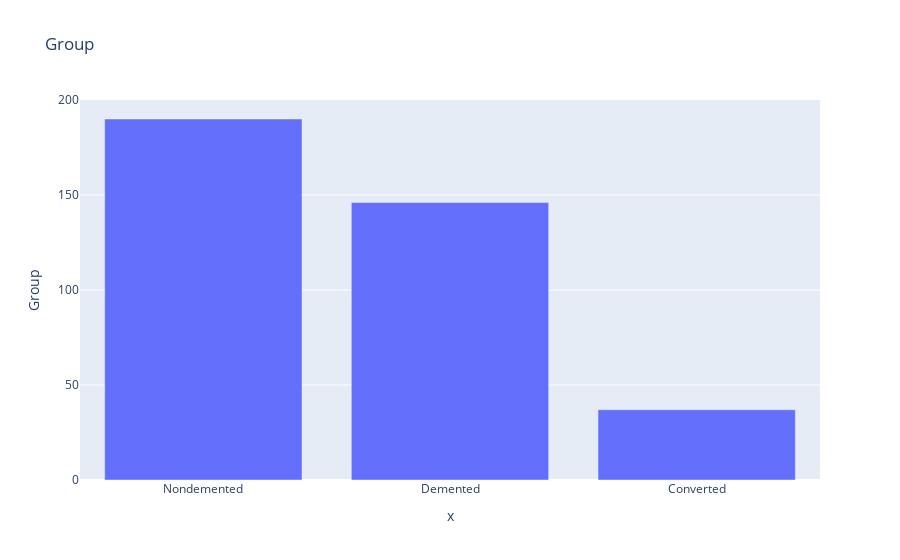

This figure's notebook cell:
### Code cell
px.bar(df['Group'].value_counts(), x=df['Group'].value_counts().index, y='Group', title='Group')

### Figure 1 — Plotly figure (JSON) as saved in the notebook; plotly's stock layout.template omitted (floating-point values rounded to 4 significant figures)
{"data": [{"alignmentgroup": "True", "hovertemplate": "x=%{x}<br>Group=%{y}<extra></extra>", "legendgroup": "", "marker": {"color": "#636efa", "pattern": {"shape": ""}}, "name": "", "offsetgroup": "", "orientation": "v", "showlegend": false, "textposition": "auto", "type": "bar", "x": ["Nondemented", "Demented", "Converted"], "xaxis": "x", "y": [190, 146, 37], "yaxis": "y"}], "layout": {"barmode": "relative", "legend": {"tracegroupgap": 0}, "title": {"text": "Group"}, "xaxis": {"anchor": "y", "domain": [0, 1], "title": {"text": "x"}}, "yaxis": {"anchor": "x", "domain": [0, 1], "title": {"text": "Group"}}}}
